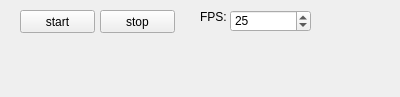
<?xml version="1.0" encoding="UTF-8"?>
<ui version="4.0">
 <class>ODEDynamicsPanel</class>
 <widget class="QWidget" name="ODEDynamicsPanel">
  <property name="geometry">
   <rect>
    <x>0</x>
    <y>0</y>
    <width>400</width>
    <height>97</height>
   </rect>
  </property>
  <property name="windowTitle">
   <string>ODEDynamicsPanel</string>
  </property>
  <widget class="QPushButton" name="start">
   <property name="geometry">
    <rect>
     <x>20</x>
     <y>10</y>
     <width>75</width>
     <height>23</height>
    </rect>
   </property>
   <property name="text">
    <string>start</string>
   </property>
  </widget>
  <widget class="QPushButton" name="stop">
   <property name="geometry">
    <rect>
     <x>100</x>
     <y>10</y>
     <width>75</width>
     <height>23</height>
    </rect>
   </property>
   <property name="text">
    <string>stop</string>
   </property>
  </widget>
  <widget class="QSpinBox" name="fps">
   <property name="geometry">
    <rect>
     <x>230</x>
     <y>10</y>
     <width>81</width>
     <height>22</height>
    </rect>
   </property>
   <property name="value">
    <number>25</number>
   </property>
  </widget>
  <widget class="QLabel" name="label">
   <property name="geometry">
    <rect>
     <x>200</x>
     <y>10</y>
     <width>46</width>
     <height>13</height>
    </rect>
   </property>
   <property name="text">
    <string>FPS:</string>
   </property>
  </widget>
 </widget>
 <layoutdefault spacing="6" margin="11"/>
 <resources/>
 <connections/>
</ui>
